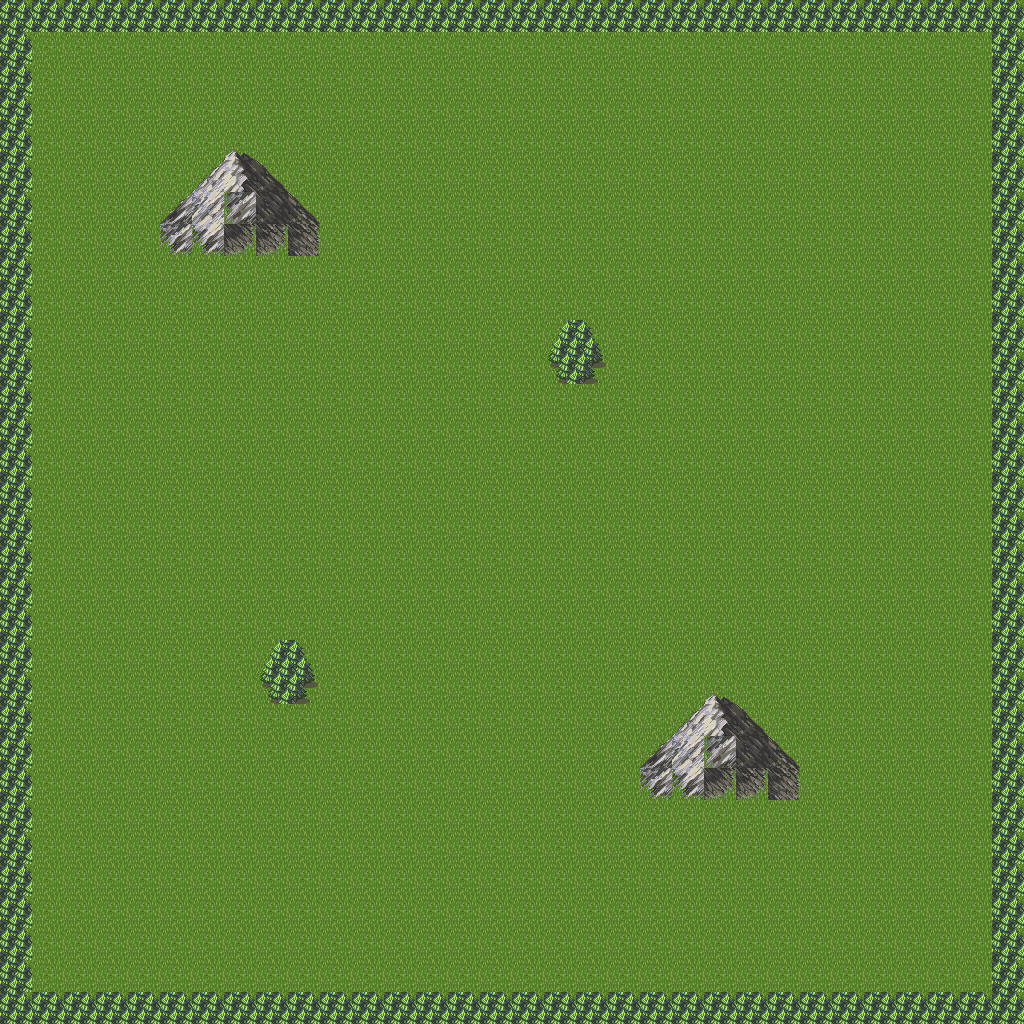

Rendered tile map (Tiled .tmx) drawn with the repository's tilesets; below, a short description and the map source with its tile grids summarised:
An orthogonal 32x32 tile map with 32x32 px tiles, 3 tile layers (background, main, foreground) and 4 objects (leftBorder, topBorder, bottomBorder, rightBorder).

<map version="1.0" tiledversion="1.0.3" orientation="orthogonal" renderorder="left-down" width="32" height="32" tilewidth="32" tileheight="32" nextobjectid="15">
 <tileset firstgid="1" name="FE" tilewidth="32" tileheight="32" tilecount="770" columns="10">
  <image source="Tilesets/fe.png" width="320" height="2464" />
 </tileset>
 <objectgroup name="collision">
  <object id="4" name="leftBorder" x="0" y="0" width="32" height="1024">
   <properties>
    <property name="unity:tag" value="Block" />
   </properties>
  </object>
  <object id="5" name="topBorder" x="0" y="0" width="1024" height="32">
   <properties>
    <property name="unity:tag" value="Block" />
   </properties>
  </object>
  <object id="12" name="bottomBorder" x="0" y="992" width="1024" height="32">
   <properties>
    <property name="unity:tag" value="Block" />
   </properties>
  </object>
  <object id="13" name="rightBorder" x="992" y="0" width="32" height="1024">
   <properties>
    <property name="unity:tag" value="Block" />
   </properties>
  </object>
 </objectgroup>
 <layer name="background" width="32" height="32">
  <properties>
   <property name="unity:sortingLayerName" value="Background" />
  </properties>
  <data>[1024 cells, 1024 non-empty, 1 distinct tile ids]</data>
 </layer>
 <layer name="main" width="32" height="32">
  <properties>
   <property name="unity:sortingLayerName" value="Main" />
  </properties>
  <data>[1024 cells, 160 non-empty, 19 distinct tile ids]</data>
 </layer>
 <layer name="foreground" width="32" height="32">
  <properties>
   <property name="unity:sortingLayerName" value="Foreground" />
  </properties>
  <data>[1024 cells, 0 non-empty, 0 distinct tile ids]</data>
 </layer>
</map>
